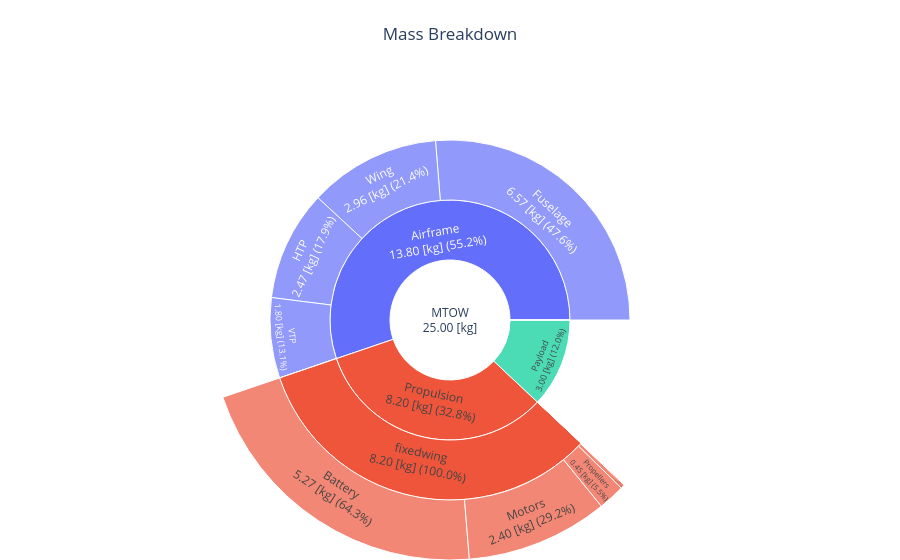

Here is the notebook cell this chart was saved with:
### Code cell
fig = mass_breakdown_sun_plot_drone(OUTPUT_FILE)
fig.show()

### Figure 1 — Plotly figure (JSON) as saved in the notebook; plotly's stock layout.template omitted (floating-point values rounded to 4 significant figures)
{"data": [{"branchvalues": "total", "labels": ["MTOW<br>25.00 [kg]", "Payload<br>3.00 [kg] (12.0%)", "Fuel mission<br>0.00 [kg] (0.0%)", "Propulsion<br>8.20 [kg] (32.8%)", "Airframe<br>13.80 [kg] (55.2%)", "Miscellaneous<br>0.00 [kg] (0.0%)", "multirotor<br>0.00 [kg] (0.0%)", "Propellers<br>0.00 [kg] (0.0%)", "Motors<br>0.00 [kg] (0.0%)", "Gearboxes<br>0.00 [kg] (0.0%)", "esc<br>0.00 [kg] (0.0%)", "Battery<br>0.00 [kg] (0.0%)", "Wires<br>0.00 [kg] (0.0%)", "fixedwing<br>8.20 [kg] (100.0%)", "Propellers<br>0.45 [kg] (5.5%)", "Motors<br>2.40 [kg] (29.2%)", "Gearboxes<br>0.00 [kg] (0.0%)", "esc<br>0.07 [kg] (0.8%)", "Battery<br>5.27 [kg] (64.3%)", "Wires<br>0.02 [kg] (0.2%)", "Body<br>0.00 [kg] (0.0%)", "Arms<br>0.00 [kg] (0.0%)", "Wing<br>2.96 [kg] (21.4%)", "Fuselage<br>6.57 [kg] (47.6%)", "HTP<br>2.47 [kg] (17.9%)", "VTP<br>1.80 [kg] (13.1%)"], "parents": ["", "MTOW<br>25.00 [kg]", "MTOW<br>25.00 [kg]", "MTOW<br>25.00 [kg]", "MTOW<br>25.00 [kg]", "MTOW<br>25.00 [kg]", "Propulsion<br>8.20 [kg] (32.8%)", "multirotor<br>0.00 [kg] (0.0%)", "multirotor<br>0.00 [kg] (0.0%)", "multirotor<br>0.00 [kg] (0.0%)", "multirotor<br>0.00 [kg] (0.0%)", "multirotor<br>0.00 [kg] (0.0%)", "multirotor<br>0.00 [kg] (0.0%)", "Propulsion<br>8.20 [kg] (32.8%)", "fixedwing<br>8.20 [kg] (100.0%)", "fixedwing<br>8.20 [kg] (100.0%)", "fixedwing<br>8.20 [kg] (100.0%)", "fixedwing<br>8.20 [kg] (100.0%)", "fixedwing<br>8.20 [kg] (100.0%)", "fixedwing<br>8.20 [kg] (100.0%)", "Airframe<br>13.80 [kg] (55.2%)", "Airframe<br>13.80 [kg] (55.2%)", "Airframe<br>13.80 [kg] (55.2%)", "Airframe<br>13.80 [kg] (55.2%)", "Airframe<br>13.80 [kg] (55.2%)", "Airframe<br>13.80 [kg] (55.2%)"], "type": "sunburst", "values": [25.0, 3, 0, 8.195, 13.8, 0, 0, 0, 0, 0, 0, 0, 0, 8.195, 0.4484, 2.395, 0, 0.06844, 5.266, 0.01712, 0, 0, 2.958, 6.571, 2.472, 1.803]}], "layout": {"autosize": true, "margin": {"b": 0, "l": 0, "r": 0, "t": 80}, "title": {"text": "Mass Breakdown", "x": 0.5}}}
